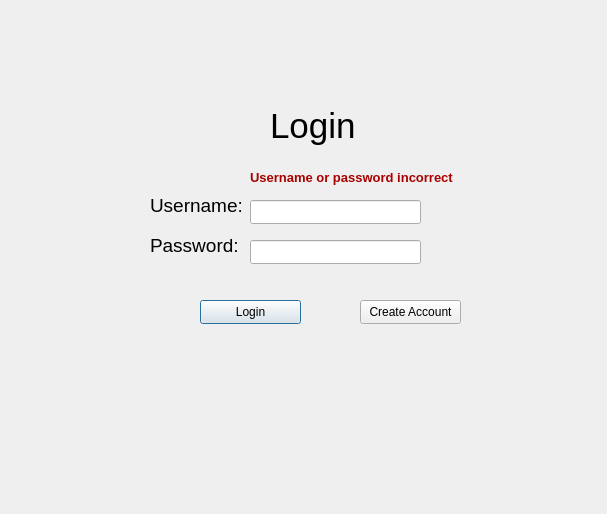
<?xml version="1.0" encoding="UTF-8"?>
<ui version="4.0">
 <class>Login</class>
 <widget class="QDialog" name="Login">
  <property name="geometry">
   <rect>
    <x>0</x>
    <y>0</y>
    <width>607</width>
    <height>514</height>
   </rect>
  </property>
  <property name="windowTitle">
   <string>Dialog</string>
  </property>
  <widget class="QPushButton" name="loginButton">
   <property name="geometry">
    <rect>
     <x>200</x>
     <y>300</y>
     <width>101</width>
     <height>24</height>
    </rect>
   </property>
   <property name="text">
    <string>Login</string>
   </property>
  </widget>
  <widget class="QPushButton" name="createAccountButton">
   <property name="geometry">
    <rect>
     <x>360</x>
     <y>300</y>
     <width>101</width>
     <height>24</height>
    </rect>
   </property>
   <property name="text">
    <string>Create Account</string>
   </property>
  </widget>
  <widget class="QLabel" name="label">
   <property name="geometry">
    <rect>
     <x>270</x>
     <y>100</y>
     <width>121</width>
     <height>51</height>
    </rect>
   </property>
   <property name="font">
    <font>
     <pointsize>26</pointsize>
    </font>
   </property>
   <property name="text">
    <string>Login</string>
   </property>
  </widget>
  <widget class="QLineEdit" name="loginUsername">
   <property name="geometry">
    <rect>
     <x>250</x>
     <y>200</y>
     <width>171</width>
     <height>24</height>
    </rect>
   </property>
  </widget>
  <widget class="QLineEdit" name="loginPassword">
   <property name="geometry">
    <rect>
     <x>250</x>
     <y>240</y>
     <width>171</width>
     <height>24</height>
    </rect>
   </property>
  </widget>
  <widget class="QLabel" name="label_2">
   <property name="geometry">
    <rect>
     <x>150</x>
     <y>190</y>
     <width>91</width>
     <height>31</height>
    </rect>
   </property>
   <property name="font">
    <font>
     <pointsize>14</pointsize>
    </font>
   </property>
   <property name="text">
    <string>Username:</string>
   </property>
  </widget>
  <widget class="QLabel" name="label_3">
   <property name="geometry">
    <rect>
     <x>150</x>
     <y>230</y>
     <width>91</width>
     <height>31</height>
    </rect>
   </property>
   <property name="font">
    <font>
     <pointsize>14</pointsize>
    </font>
   </property>
   <property name="text">
    <string>Password:</string>
   </property>
  </widget>
  <widget class="QLabel" name="loginErrorMessage">
   <property name="enabled">
    <bool>false</bool>
   </property>
   <property name="geometry">
    <rect>
     <x>250</x>
     <y>170</y>
     <width>211</width>
     <height>16</height>
    </rect>
   </property>
   <property name="mouseTracking">
    <bool>true</bool>
   </property>
   <property name="frameShape">
    <enum>QFrame::Shape::NoFrame</enum>
   </property>
   <property name="text">
    <string>&lt;html&gt;&lt;head/&gt;&lt;body&gt;&lt;p&gt;&lt;span style=&quot; font-size:10pt; font-weight:700; color:#aa0000;&quot;&gt;Username or password incorrect&lt;/span&gt;&lt;/p&gt;&lt;/body&gt;&lt;/html&gt;</string>
   </property>
   <property name="scaledContents">
    <bool>false</bool>
   </property>
  </widget>
 </widget>
 <resources/>
 <connections/>
</ui>
